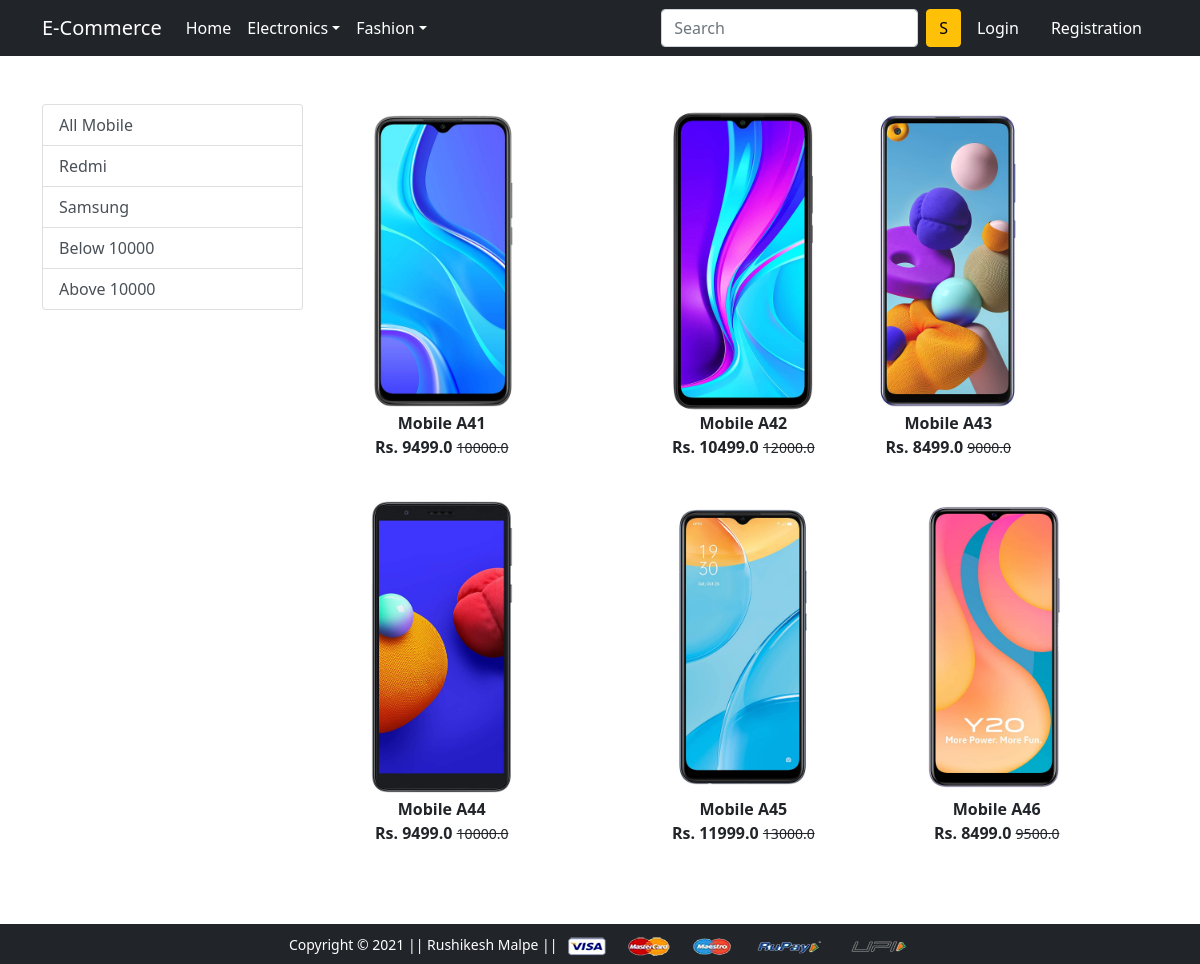
/mobile/, run on the app's committed database.
### app/models.py (models this page shows, shortened)
class Product(models.Model):
 title = models.CharField(max_length=100)
 selling_price = models.FloatField()
 discounted_price = models.FloatField()
 description = models.TextField()
 brand = models.CharField(max_length=100)
 category = models.CharField( choices=CATEGORY_CHOICES, max_length=2)
 product_image = models.ImageField(upload_to='productimg')

### app/views.py (the view)
# urls.py: path('mobile/', views.mobile, name='mobile'),
def mobile(request, data=None):
	totalitem = 0
	if request.user.is_authenticated:
		totalitem = len(Cart.objects.filter(user=request.user))
	if data==None :
			mobiles = Product.objects.filter(category='M')
	elif data == 'Redmi' or data == 'Samsung':
			mobiles = Product.objects.filter(category='M').filter(brand=data)
	elif data == 'below':
			mobiles = Product.objects.filter(category='M').filter(discounted_price__lt=10000)
	elif data == 'above':
			mobiles = Product.objects.filter(category='M').filter(discounted_price__gt=10000)
	return render(request, 'app/mobile.html', {'mobiles':mobiles, 'totalitem':totalitem})

### app/templates/app/mobile.html (shortened to what this page needs)
{% extends 'app/base.html' %}
{% load static %}
{% block main-content %}
<div class="container my-5">
 <div class="row">
  <div class="col-sm-3">
   <div class="list-group">
     <a href="{% url 'mobile' %}" class="list-group-item list-group-item-action" aria-current="true">All Mobile</a>
     <a href="{% url 'mobiledata' 'Redmi'  %}" class="list-group-item list-group-item-action" aria-current="true">Redmi</a>
     <a href="{% url 'mobiledata' 'Samsung'  %}" class="list-group-item list-group-item-action">Samsung</a>
     <a href="{% url 'mobiledata' 'below'  %}" class="list-group-item list-group-item-action">Below 10000</a>
     <a href="{% url 'mobiledata' 'above'  %}" class="list-group-item list-group-item-action">Above 10000</a>
   </div>
  </div>
  <div class="col-sm-8">
   <div class="row">
    {% for product in mobiles %}
     <div class="col-sm-4 text-center mb-4">
      <a href="{% url 'product-detail' product.id %}" class="btn">
       <div class="item">
        <img src="{{product.product_image.url}}" alt="" height="300" class="">
        <div class="fw-bold">{{product.title}}</div>
        <div class="fw-bold">Rs. {{product.discounted_price}} <small class="fw-light text-decoration-line-through">{{product.selling_price}}</small></div>
       </div>
      </a>
     </div>
    {% endfor %}
   </div>
  </div>
 </div>
</div>
{% endblock main-content %}

### data on the page
Product: product_image (picture), title "Mobile A41", discounted_price "9499.0", selling_price "10000.0"
Product: product_image (picture), title "Mobile A42", discounted_price "10499.0", selling_price "12000.0"
Product: product_image (picture), title "Mobile A43", discounted_price "8499.0", selling_price "9000.0"
Product: product_image (picture), title "Mobile A44", discounted_price "9499.0", selling_price "10000.0"
Product: product_image (picture), title "Mobile A45", discounted_price "11999.0", selling_price "13000.0"
Product: product_image (picture), title "Mobile A46", discounted_price "8499.0", selling_price "9500.0"
